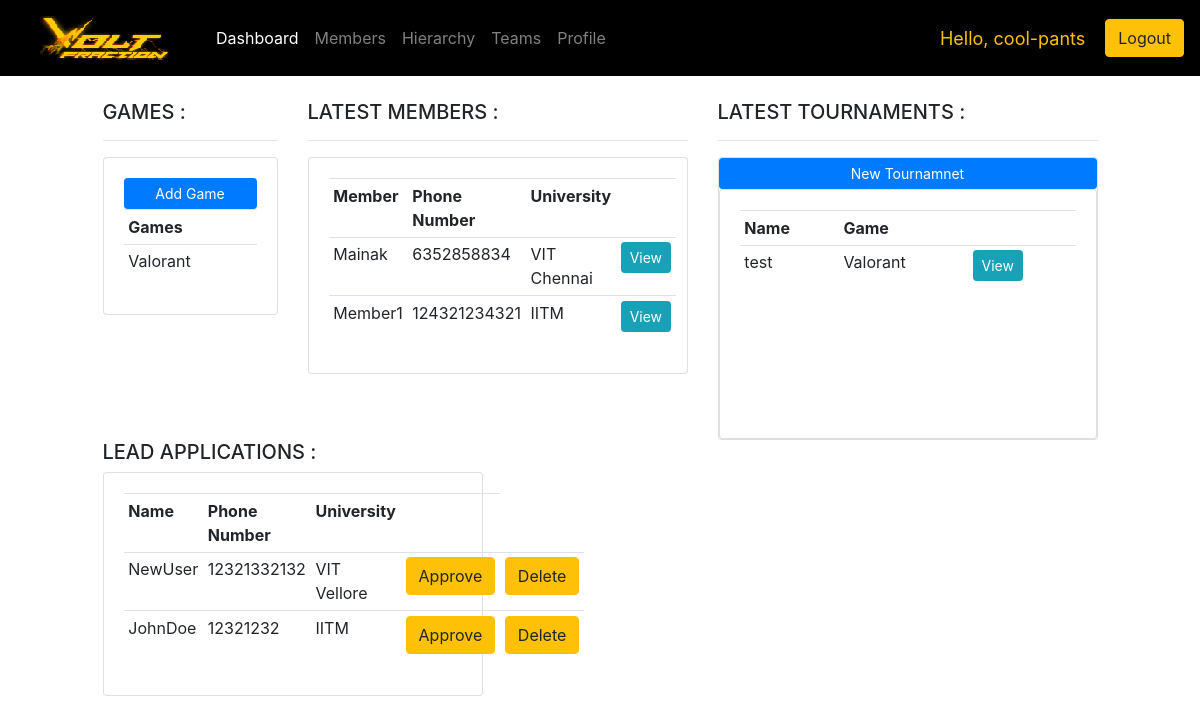
The app's page / (signed in) with its own data.
### accounts/models.py (models this page shows, shortened)
class Game(models.Model):
	name = models.CharField(max_length=200, null=True)
	def __str__(self):
		return self.name

class Member(models.Model):
	name = models.CharField(max_length=200, null=True, unique = True)
	college = models.CharField(max_length=200, null=True)
	email = models.EmailField(max_length=255, null=True,unique=True)
	phone = models.CharField(max_length=200, null=True, unique = True)
	mem_id=models.UUIDField(unique=True, default=uuid.uuid4, editable=False) #want to generate new unique id from this field
	date_created = models.DateTimeField(auto_now_add=True, null=True)

class Tournament(models.Model):
	name = models.CharField(max_length=200, null=True)
	game = models.ForeignKey(Game, null=True, on_delete=models.CASCADE)
	date_created = models.DateTimeField(auto_now_add=True, null=True)
	date = models.DateField(null=True)
	teams = models.ManyToManyField(Team)
	is_add = models.BooleanField(default=False)

class Profile(models.Model):
	user = models.OneToOneField(User, on_delete=models.CASCADE)
	college = models.CharField(max_length=200, null=True, unique = True)
	phone = models.CharField(max_length=200, null=True, unique = True)
	adhaar = models.CharField(max_length=200, null=True, unique = True)
	image = models.ImageField(default='default.jpg', upload_to='profile_pics')
	is_apply = models.BooleanField(default=False)
	is_lead = models.BooleanField(default=False)

### accounts/views.py (the view)
# urls.py: 2. Add a URL to urlpatterns:  path('', views.home, name='home')
def home(request):
	if (request.user.is_authenticated):
		if(request.user.is_staff):
			members= Member.objects.all()
		else:
			members = Member.objects.filter(college = request.user.profile.college)
		games = Game.objects.all()
		tournament = Tournament.objects.all()
		leads = Profile.objects.filter(is_apply=True,is_lead=False)
		q = {'members':members, 'games':games,'tournament': tournament , 'leads':leads,'home':"active"}
		return render(request,'accounts/dashboard.html', q);
	else:
		return loginPage(request=request)

### accounts/templates/accounts/dashboard.html (shortened to what this page needs)
{% extends 'accounts/main.html' %}
{% block content %}
<br>
<div class="row">
	<div class="col-md-1"></div>
	<div class="col-md-2">
		<h5>GAMES :</h5>
		<hr>
		<div class="card card-body">
			{% if request.user.is_staff %}
			<a class="btn btn-primary btn-sm btn-block" href="{% url 'add_game' %}">Add Game</a>
			{% endif %}
			<table class="table table-sm">
				<tr>
					<th>Games</th>
				</tr>
				{% for i in games %}
					<tr>
						<td>{{i.name}}</td>
					</tr>
				{% endfor %}
			</table>
		</div>
	</div>
	<div class="col-md-4">
		<h5>LATEST MEMBERS :</h5>
		<hr>
		<div class="card card-body">
			<table class="table table-sm">
				<tr>
					<th>Member</th>
					<th>Phone Number</th>
					<th>University</th>
					<th></th>
				</tr>
				{% for i in members %}
					<tr>
						<td>{{i.name}}</td>
						<td>{{i.phone}}</td>
						<td>{{i.college}}</td>
						<td><a class="btn btn-sm btn-info" href="{% url 'profile' i.id %}">View</a></td>
					</tr>
				{% endfor %}
			</table>
		</div>
	</div>
	<div class="col-md-4">
		<h5>LATEST TOURNAMENTS :</h5>
		<hr>
		<div class="card">
			{% if request.user.is_staff %}
			<a class="btn btn-primary btn-sm btn-block" href="{% url 'addtournament' %}">New Tournamnet</a>
			{% endif %}
			<div class="card card-body ex">
				<table class="table table-sm">
					<tr>
						<th>Name</th>
						<th>Game</th>
						<th></th>
					</tr>
					{% for i in tournament %}
						<tr>
							<td>{{i.name}}</td>
							<td>{{i.game}}</td>
							<td><a class="btn btn-sm btn-info" href="{% url 'tournament' i.id %}">View</a></td>
						</tr>
					{% endfor %}
				</table>
			</div>
		</div>
	</div>
</div>
{% if request.user.is_staff %}
	<div class="row">
		<div class="col-md-1"></div>
		<div class="col-md-4">
			<h5>LEAD APPLICATIONS :</h5>
			<div class="card card-body">
				<table class="table table-sm">
					<tr>
						<th>Name</th>
						<th>Phone Number</th>
						<th>University</th>
						<th></th>
					</tr>
					{% for i in leads %}
						<tr>
							<td>{{i.user}}</td>
							<td>{{i.phone}}</td>
							<td>{{i.college}}</td>
							<td>
								<form action="{% url 'approve' %}" method="POST">
							      <button type="submit" name = "profile_id" value = "{{i.id}}" class="btn btn-warning">Approve</button>
							    </form>
							</td>
							<td>
								<form action="{% url 'delete' %}" method="POST">
							      <button type="submit" name = "profile_id" value = "{{i.id}}" class="btn btn-warning">Delete</button>
							    </form>
							</td>
						</tr>
					{% endfor %}
				</table>
			</div>
		</div>
	</div>
{% endif %}
{% endblock %}

### accounts/templates/accounts/navbar.html (shortened to what this page needs)
{% load static %}
<nav class="navbar navbar-expand-lg navbar-dark"  style="background-color: #000000;">
  <img src="{% static 'images/new.jpg' %}" class="nav-link" href="{% url 'home' %}" />
  <div class="collapse navbar-collapse" id="navbarSupportedContent">
    <ul class="navbar-nav mr-auto">
      <li class="nav-item {{ home }}">
        <a class="nav-link" href="{% url 'home' %}">Dashboard</a>
      </li>
      <li class="nav-item {{ member_page }}">
        <a class="nav-link" href="{% url 'members' %}">Members<span class="sr-only">(current)</span></a>
      </li>
      {% if request.user.is_staff %}
      <li class="nav-item {{ hierarchy }}">
        <a class="nav-link" href="{% url 'hierarchy' %}">Hierarchy<span class="sr-only">(current)</span></a>
      </li>
      {% endif %}
      <li class="nav-item {{ teamlist }}">
        <a class="nav-link" href="{% url 'teamlist' %}">Teams<span class="sr-only">(current)</span></a>
      </li>
      <li class="nav-item {{ var }}">
        <a class="nav-link" href="{% url 'userprofile' request.user.id %}">Profile<span class="sr-only">(current)</span></a>
      </li>
    </ul>
  </div>
  <span class="hello-msg">Hello, {{request.user}}</span>
  <span><a class="btn btn-warning" href="{% url 'logout' %}">Logout</a></span>
</nav>

### accounts/templates/accounts/navbar.html (style rules this page uses)
.hello-msg { font-size: 18px; color: #ffc107; margin-right: 20px; }

### accounts/templates/accounts/dashboard.html (style rules this page uses)
div.ex { height: 250px; overflow: scroll; }

### records on screen
Game: name "Valorant"
Member: name "Mainak", phone "6352858834", college "VIT Chennai"
Member: name "Member1", phone "124321234321", college "IITM"
Tournament: name "test", game "Valorant"
Profile: user "NewUser", phone "12321332132", college "VIT Vellore", {{ i.id }} 2 (drawn)
Profile: user "JohnDoe", phone "12321232", college "IITM", {{ i.id }} 3 (drawn)

### other values on screen
{{ request.user }} "cool-pants"
